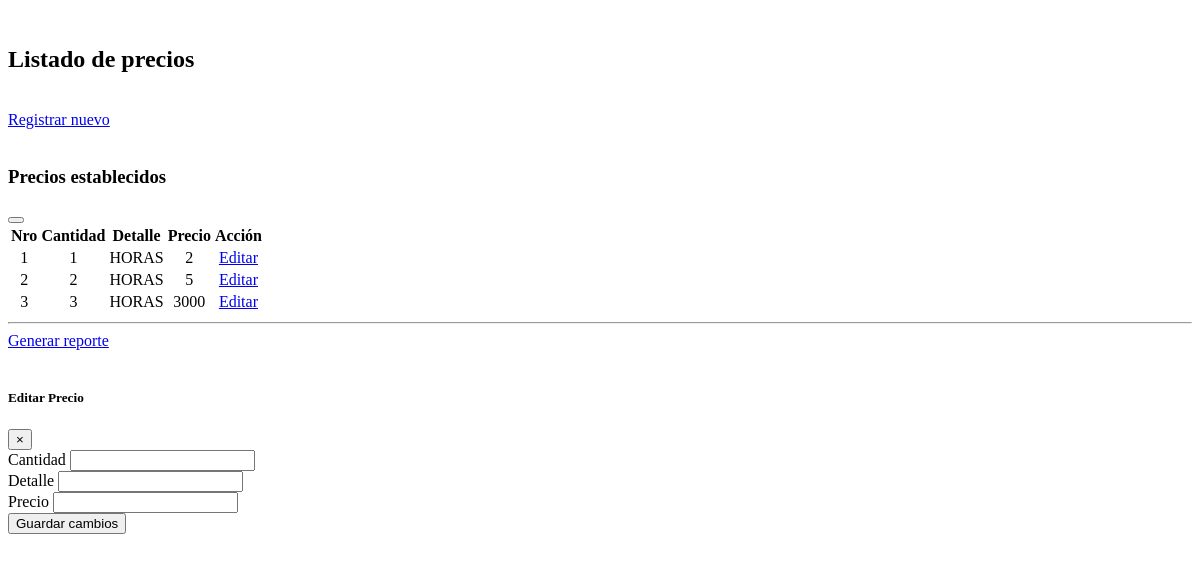
/vistas/modulos/precios/index.php, run on an earlier commit of the app's database.
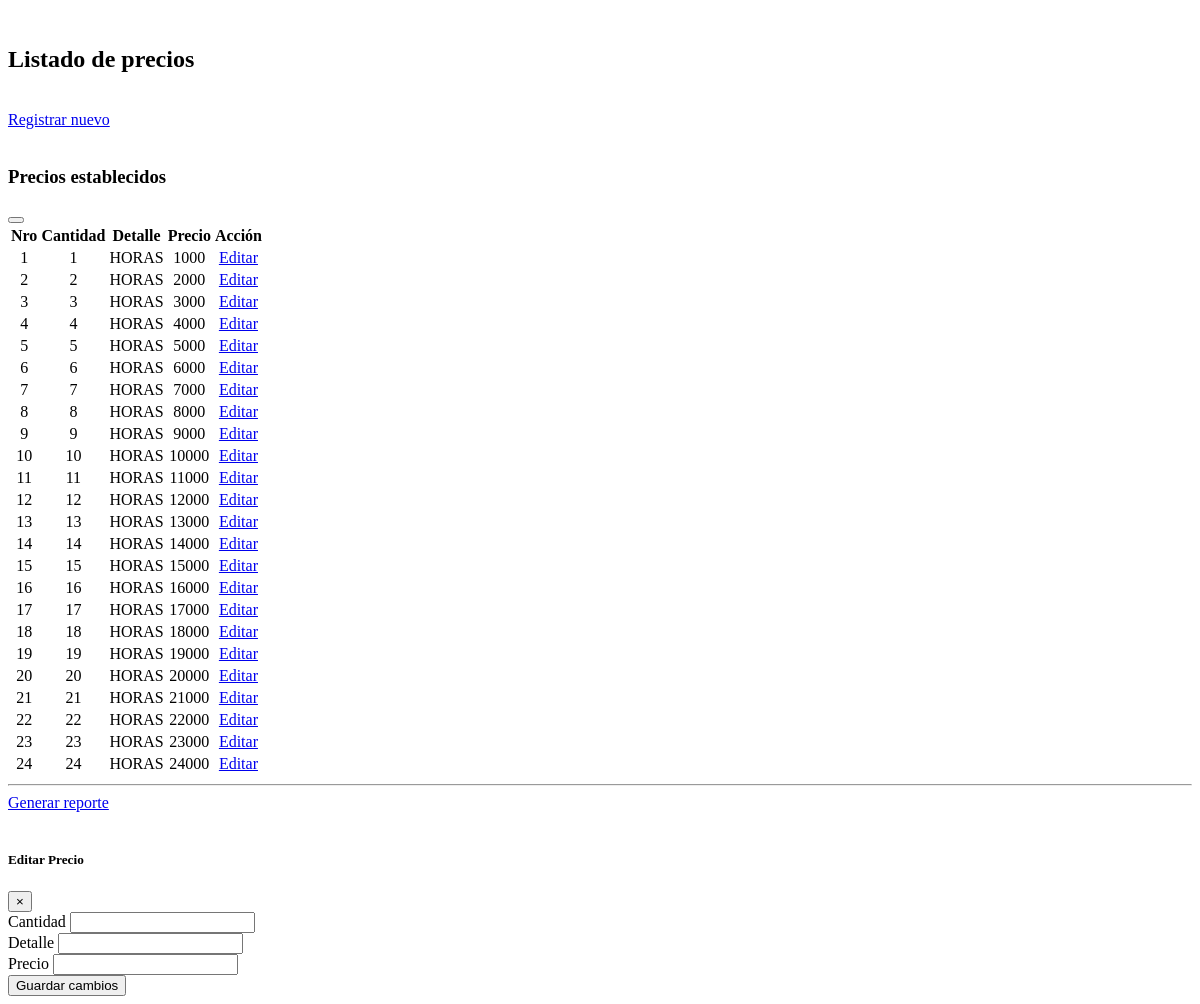
And on a later commit of the database.
### tables this page shows
CREATE TABLE `tb_precios` (
  `id_precio` int(11) NOT NULL,
  `cantidad` varchar(255) DEFAULT NULL,
  `detalle` varchar(255) DEFAULT NULL,
  `precio` varchar(255) DEFAULT NULL,
  `fyh_creacion` datetime DEFAULT NULL,
  `fyh_actualizacion` datetime DEFAULT NULL,
  `fyh_eliminacion` datetime DEFAULT NULL,
  `estado` varchar(10) DEFAULT NULL
);

### vistas/modulos/precios/index.php (the view, shortened to what this page needs)
<?php
include('app/config.php');
?>
<!DOCTYPE html>
<html lang="es">
<head>
</head>
<body class="hold-transition sidebar-mini">
<div class="wrapper">
    <div class="content-wrapper">
        <br>
        <div class="container">
            <h2>Listado de precios</h2>
            <br>
            <a href="crearPrecio" class="btn btn-primary">Registrar nuevo</a> <br><br>
            <div class="row">
                <div class="col-md-10">
                    <div class="card card-outline card-primary">
                        <div class="card-header">
                            <h3 class="card-title">Precios establecidos</h3>
                            <div class="card-tools">
                                <button type="button" class="btn btn-tool" data-card-widget="collapse">
                                </button>
                            </div>
                        </div>
                        <div class="card-body" style="display: block;">
                            <table id="table_id" class="table table-bordered table-sm table-striped">
                                <thead>
                                    <th><center>Nro</center></th>
                                    <th>Cantidad</th>
                                    <th>Detalle</th>
                                    <th>Precio</th>
                                    <th><center>Acción</center></th>
                                </thead>
                                <tbody>
                                    <?php
                                    $contador_precio = 0;
                                    $query_precios = $link->prepare("SELECT * FROM tb_precios WHERE estado = '1'");
                                    $query_precios->execute();
                                    $datos_precios = $query_precios->fetchAll(PDO::FETCH_ASSOC);
                                    foreach($datos_precios as $datos_precio){
                                        $contador_precio++;
                                        $id_precio = $datos_precio['id_precio'];
                                        $cantidad = $datos_precio['cantidad'];
                                        $detalle = $datos_precio['detalle'];
                                        $precio = $datos_precio['precio'];
                                    ?>
                                    <tr>
                                        <td><center><?php echo $contador_precio;?></center></td>
                                        <td><center><?php echo $cantidad;?></center></td>
                                        <td><center><?php echo $detalle;?></center></td>
                                        <td><center><?php echo $precio;?></center></td>
                                        <td>
                                            <center>
                                                <a href="#" data-id="<?php echo $id_precio; ?>" class="btn btn-success btn-edit">Editar</a>
                                            </center>
                                        </td>
                                    </tr>
                                    <?php
                                    }
                                    ?>
                                </tbody>
                            </table>
                        </div>
                    </div>
                    <hr>
                    <a href="vistas/modulos/precios/generar-reporte.php" class="btn btn-primary">Generar reporte <i class="fa fa"></i></a>
                    <br><br>
                </div>
            </div>
        </div>
    </div>
</div>
<div class="modal fade" id="modalEdit" tabindex="-1" role="dialog" aria-labelledby="modalEditLabel" aria-hidden="true">
    <div class="modal-dialog" role="document">
        <div class="modal-content">
            <div class="modal-header">
                <h5 class="modal-title" id="modalEditLabel">Editar Precio</h5>
                <button type="button" class="close" data-dismiss="modal" aria-label="Close">
                    <span aria-hidden="true">&times;</span>
                </button>
            </div>
            <div class="modal-body">
                <form id="formEdit" method="POST" action="vistas\modulos\precios\controller_update.php">
                    <div class="form-group">
                        <label for="editCantidad">Cantidad</label>
                        <input type="text" class="form-control" id="editCantidad" name="cantidad">
                    </div>
                    <div class="form-group">
                        <label for="editDetalle">Detalle</label>
                        <input type="text" class="form-control" id="editDetalle" name="detalle">
                    </div>
                    <div class="form-group">
                        <label for="editPrecio">Precio</label>
                        <input type="text" class="form-control" id="editPrecio" name="precio">
                    </div>
                    <button type="submit" class="btn btn-primary">Guardar cambios</button>
                </form>
            </div>
        </div>
    </div>
</div>
</body>
</html>

What changed in the data, as far as the page shows it:
changed tb_precios (number 1 of 24 on the later page): precio "2" → "1000"
changed tb_precios (number 2 of 24 on the later page): precio "5" → "2000"
added tb_precios: cantidad "4", detalle "HORAS", precio "4000"
added tb_precios: cantidad "5", detalle "HORAS", precio "5000"
added tb_precios: cantidad "6", detalle "HORAS", precio "6000"
added tb_precios: cantidad "7", detalle "HORAS", precio "7000"
added tb_precios: cantidad "8", detalle "HORAS", precio "8000"
added tb_precios: cantidad "9", detalle "HORAS", precio "9000"
added tb_precios: cantidad "10", detalle "HORAS", precio "10000"
added tb_precios: cantidad "11", detalle "HORAS", precio "11000"
added tb_precios: cantidad "12", detalle "HORAS", precio "12000"
added tb_precios: cantidad "13", detalle "HORAS", precio "13000"
added tb_precios: cantidad "14", detalle "HORAS", precio "14000"
added tb_precios: cantidad "15", detalle "HORAS", precio "15000"
added tb_precios: cantidad "16", detalle "HORAS", precio "16000"
added tb_precios: cantidad "17", detalle "HORAS", precio "17000"
added tb_precios: cantidad "18", detalle "HORAS", precio "18000"
added tb_precios: cantidad "19", detalle "HORAS", precio "19000"
added tb_precios: cantidad "20", detalle "HORAS", precio "20000"
added tb_precios: cantidad "21", detalle "HORAS", precio "21000"
added tb_precios: cantidad "22", detalle "HORAS", precio "22000"
added tb_precios: cantidad "23", detalle "HORAS", precio "23000"
added tb_precios: cantidad "24", detalle "HORAS", precio "24000"
